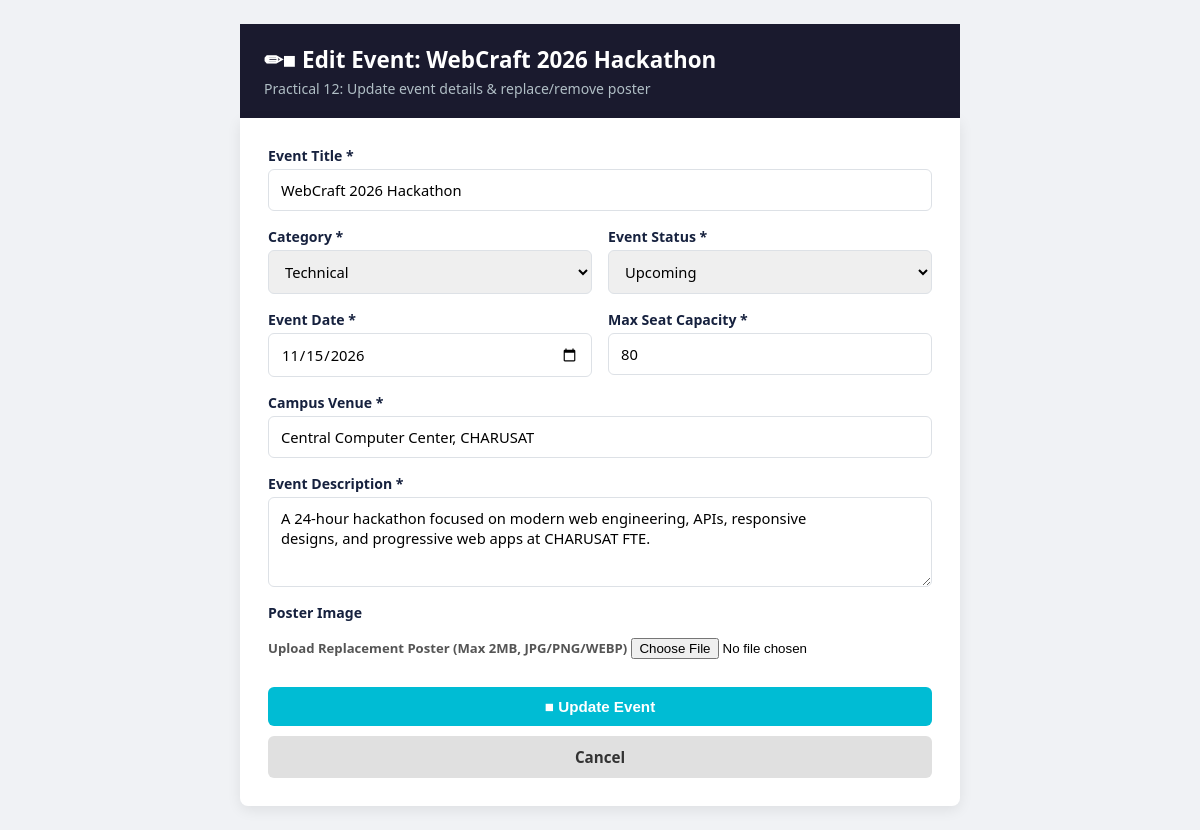
/edit_event.php?id=1, run on the app's committed database.
### tables this page shows
CREATE TABLE IF NOT EXISTS `events` (
  `id` INT AUTO_INCREMENT PRIMARY KEY,
  `title` VARCHAR(150) NOT NULL,
  `category` VARCHAR(50) NOT NULL,
  `description` TEXT NOT NULL,
  `event_date` DATE NOT NULL,
  `venue` VARCHAR(100) NOT NULL,
  `max_participants` INT UNSIGNED NOT NULL DEFAULT 100,
  `poster_url` VARCHAR(255) DEFAULT NULL,
  `status` ENUM('upcoming', 'completed', 'cancelled') NOT NULL DEFAULT 'upcoming',
  `created_at` TIMESTAMP DEFAULT CURRENT_TIMESTAMP,
  INDEX `idx_event_date` (`event_date`),
  INDEX `idx_category` (`category`),
  INDEX `idx_status` (`status`)
);

### edit_event.php (the view, shortened to what this page needs)
<?php
$id = (int)($_GET['id'] ?? $_POST['id'] ?? 0);
$event = null;
try {
    $pdo = getDBConnection();
    $stmt = $pdo->prepare("SELECT * FROM events WHERE id = ? LIMIT 1");
    $stmt->execute([$id]);
    $event = $stmt->fetch();
} catch (Exception $e) {
    $_SESSION['flash_error'] = "Database error: " . $e->getMessage();
    header('Location: index.php');
    exit;
}
?>
<!DOCTYPE html>
<html lang="en">
<head>
</head>
<body>
    <div class="container">
        <header>
            <h1>✏■ Edit Event: <?= htmlspecialchars($event['title']) ?></h1>
            <p>Practical 12: Update event details & replace/remove poster</p>
        </header>
        <div class="card" style="border-radius: 0 0 var(--radius) var(--radius);">
            <form method="POST" action="edit_event.php?id=<?= $id ?>" enctype="multipart/form-data" novalidate>
                <div class="form-grid">
                    <div class="form-group full-width">
                        <label for="title">Event Title *</label>
                        <input type="text" id="title" name="title" value="<?= htmlspecialchars($event['title']) ?>"
required>
                    </div>
                    <div class="form-group">
                        <label for="category">Category *</label>
                        <select id="category" name="category" required>
                            <option value="Technical" <?= $event['category'] === 'Technical' ? 'selected' : ''
?>>Technical</option>
                        </select>
                    </div>
                    <div class="form-group">
                        <label for="status">Event Status *</label>
                        <select id="status" name="status" required>
                            <option value="upcoming" <?= $event['status'] === 'upcoming' ? 'selected' : ''
?>>Upcoming</option>
                        </select>
                    </div>
                    <div class="form-group">
                        <label for="event_date">Event Date *</label>
                        <input type="date" id="event_date" name="event_date" value="<?= htmlspecialchars($event[
'event_date']) ?>" required>
                    </div>
                    <div class="form-group">
                        <label for="max_participants">Max Seat Capacity *</label>
                        <input type="number" id="max_participants" name="max_participants" min="1" max="5000"
                               value="<?= htmlspecialchars((string)$event['max_participants']) ?>" required>
                    </div>
                    <div class="form-group full-width">
                        <label for="venue">Campus Venue *</label>
                        <input type="text" id="venue" name="venue" value="<?= htmlspecialchars($event['venue']) ?>"
required>
                    </div>
                    <div class="form-group full-width">
                        <label for="description">Event Description *</label>
                        <textarea id="description" name="description" required><?= htmlspecialchars($event[
'description']) ?></textarea>
                    </div>
                    <div class="form-group full-width">
                        <label>Poster Image</label>
                        <div style="margin-top: 10px;">
                            <label for="poster" style="font-size:0.82rem; color:#555;">Upload Replacement Poster (Max
2MB, JPG/PNG/WEBP)</label>
                            <input type="file" id="poster" name="poster" accept=".jpg,.jpeg,.png,.webp" style="margin-
top:4px;">
                        </div>
                    </div>
                    <div class="form-group full-width btn-group">
                        <button type="submit" class="btn btn-save">■ Update Event</button>
                        <a href="index.php" class="btn btn-cancel">Cancel</a>
                    </div>
                </div>
            </form>
        </div>
    </div>
</body>
</html>

### edit_event.php (style rules this page uses)
:root { --color-primary: #1a1a2e; --color-primary-lt: #16213e; --color-accent: #00bcd4; --color-accent-dark: #0097a7; --color-bg: #f0f2f5; --color-card: #ffffff; --color-danger: #c62828; --color-danger-bg: #ffcdd2; --color-border: #dde1e6; --radius: 8px; --shadow: 0 4px 14px rgba(0,0,0,0.08); --font-sans: 'Segoe UI', Tahoma, Geneva, Verdana, sans-serif; }
* { box-sizing: border-box; }
body { font-family: var(--font-sans); background: var(--color-bg); margin: 0; padding: 24px 16px; }
.container { max-width: 720px; margin: 0 auto; }
.card { background: var(--color-card); border-radius: var(--radius); padding: 28px; box-shadow: var(--shadow); }
header { background: var(--color-primary); color: #fff; padding: 20px 24px; border-radius: var(--radius) var(- -radius) 0 0; }
header h1 { margin: 0 0 4px; font-size: 1.4rem; }
header p { margin: 0; color: #b0bec5; font-size: 0.88rem; }
.form-grid { display: grid; grid-template-columns: 1fr 1fr; gap: 16px; }
.full-width { grid-column: 1 / -1; }
.form-group { display: flex; flex-direction: column; gap: 4px; }
label { font-size: 0.88rem; font-weight: 600; color: var(--color-primary-lt); }
input[type="text"], input[type="date"], input[type="number"], select, textarea { padding: 10px 12px; border: 1px solid var(--color-border); border-radius: 6px; font-size: 0.92rem; outline: none; font-family: inherit; }
textarea { resize: vertical; min-height: 90px; }
.btn-group { display: flex; gap: 10px; margin-top: 12px; }
.btn { padding: 11px 20px; border-radius: 6px; font-weight: 600; font-size: 0.95rem; cursor: pointer; border: none; text-decoration: none; }
.btn-save { background: var(--color-accent); color: #fff; flex: 1; }
.btn-cancel { background: #e0e0e0; color: #333; text-align: center; }

### data on the page
events: title "WebCraft 2026 Hackathon", category "Technical", status "Upcoming", event_date "11/15/2026", max_participants "80", venue "Central Computer Center, CHARUSAT", description "A 24-hour hackathon focused on modern web engineering, APIs, responsive designs, and progressive web apps at CHARUSAT FTE."
